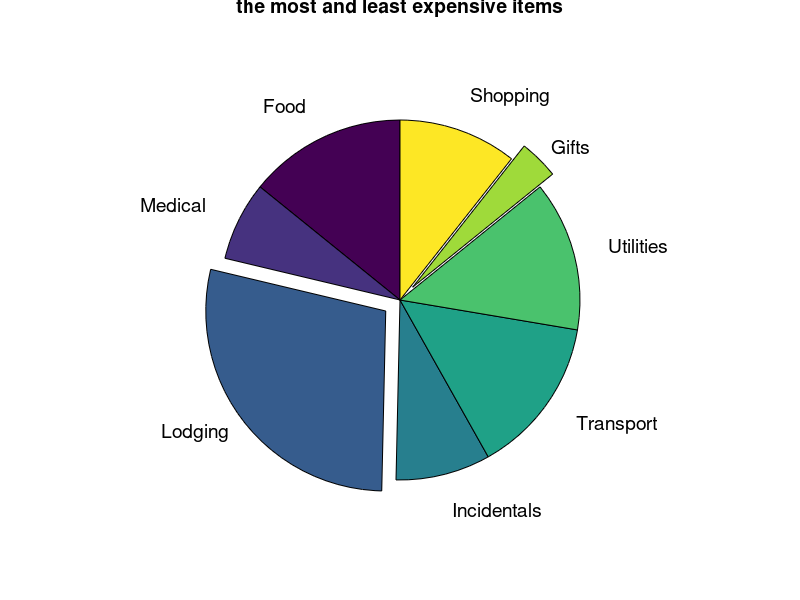
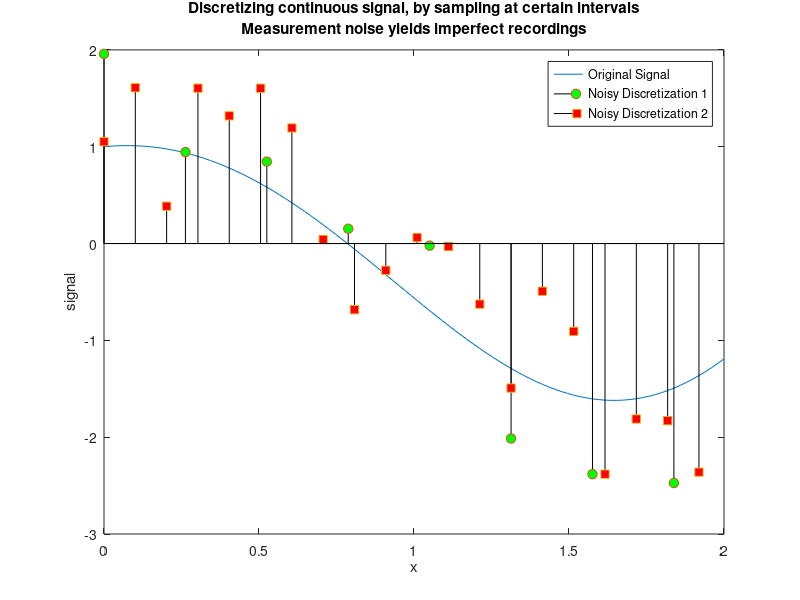

Source code (MATLAB) for these figures, in order: (Note: this script raises an error after producing the figures.)
%% CHAPTER 2, PIE CHARTS, STEM PLOTS AND STAIRS PLOTS
%   3165_02_01
%   Copyright 2012 Packt Publishing
%   $Revision: 1 $
%   $Date: 2012-01-30 12:00:00

%% Add path to utilities
addpath([pwd '\..\..\..\utilities']);

%% Pie charts
% Customize with color, labels and special emphasis on certain pieces 
figure('units','normalized','Position',  [ 0.3536    0.3324    0.2917    0.5731]);
axes('Position',  [0.05    0.05    .9    .9]);
Expenses = [20 10 40 12 20 19 5 15];
ExpenseCategories = {'Food','Medical','Lodging','Incidentals','Transport','Utilities','Gifts','Shopping'};
MostLeastExpensive = (Expenses==max(Expenses)|Expenses==min(Expenses)); 
h=pie(gca,Expenses,MostLeastExpensive,ExpenseCategories);
% Every alternate handle returned by pie is atext object handle
for i =2:2:16;set(h(i),'fontsize',14);end
title({'Annual Expense Report, highlighting','the most and least expensive items'},'fontsize',14);
print(gcf,'-dpng','./../3165_02_Images/3165_02_01_1.png');

%% Stem charts
figure
x = linspace(0,2,100);
x1 = x(1:13:end);
x2 = x(1:5:end);
y = exp(.3*x).*cos(-2*x);
yy = round(rand(1,length(x1)));yy(find(yy==0))=-1;
y1 = exp(.3*x1).*cos(-2*x1)+yy.*rand(1,length(x1));
yy = round(rand(1,length(x2)));yy(find(yy==0))=-1;
y2 = exp(.3*x2).*cos(-2*x2)+yy.*rand(1,length(x2));
plot(x,y); hold on;
h1 = stem(x1,y1);
h2 = stem(x2,y2);
% Choose marker size and style of your choice
set(h1,'MarkerFaceColor','green','Marker','o','Markersize',7,'Color',[0 0 0]);
set(h2,'MarkerFaceColor','red','Marker','square','Color',[0 0 0]);
xlabel('x');ylabel('signal');
title({'Discretizing continuous signal, by sampling at certain intervals','Measurement noise yields imperfect recordings'});
legend({'Original Signal','Noisy Discretization 1','Noisy Discretization 2'});
print(gcf,'-dpng','./../3165_02_Images/3165_02_01_2.png');

%% Stairs charts
figure;
load algoResultsData.mat
h=stairs([MethodPerformanceNumbers nan(5,1)]'); 
legendMatrix = {'Fresh Tissue','FFPE','Blood','DNA','Simulated'};
for i = 1:5;
    set(h(i),'linewidth',2); % thicken the lines
    % add total # of samples in this category tolegend
    legendMatrix{i} = [legendMatrix{i} ', Total# = ' num2str(CategoryTotals(i))];
end
set(gca,'xlim',[0.5 6.5],'XTick',1.5:nosOfMethods+1,'XTickLabel',{'K Means','Fuzzy C Means','Hierarchical','Maximize Expectation','Dendogram'});
title({'Algorithm Test Results with 5 Clustering',' Algorithms on 5 Source Sample Types'});
ylabel('Number of successes');
legendflex(h,...                %handle to plot lines
    legendMatrix,...            %corresponding legend entries
    'ref', gcf, ...             %which figure
    'anchor', {'ne','ne'}, ...  %location of legend box
    'buffer',[0 0], ...         % an offset wrt the location
    'fontsize',8,...            %font size
    'xscale',.5);               %a scale factor for actual symbols    
rotateXLabels(gca,20);
set(gca,'position',[0.1139    0.1989    0.7750    0.6638]);
set(gcf,'color',[1 1 1],'paperpositionmode','auto');
print(gcf,'-dpng','./../3165_02_Images/3165_02_01_3.png');

